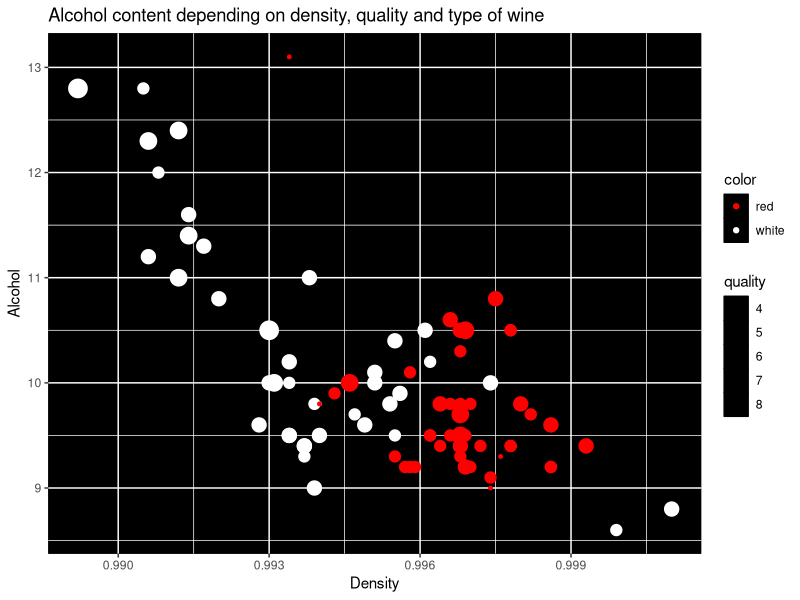
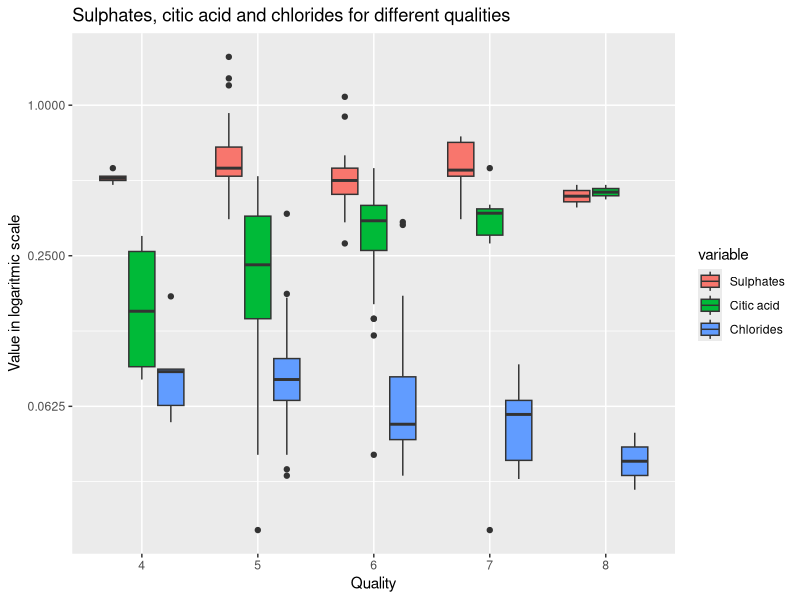
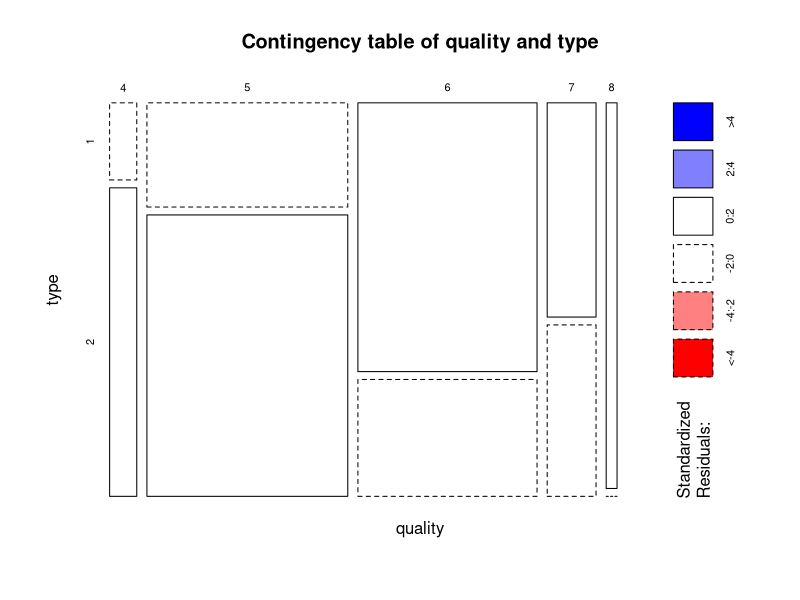
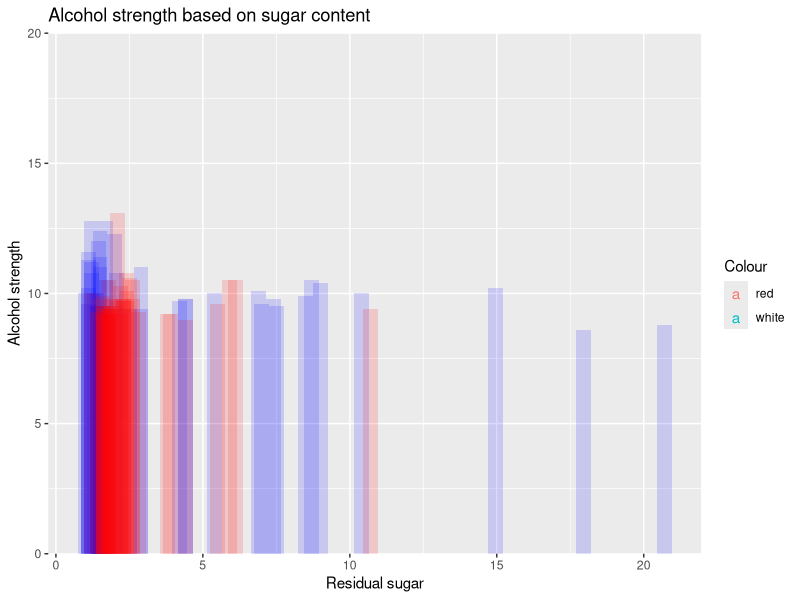

Here is the R script that generated these plots, in order:
library('plyr')
library('ggplot2')
library(reshape2)
library(scales)  

data <- read.csv('wines-PCA.txt', sep = "\t", header = FALSE)
head(data)
names(data) <- c('fixed_acidity',
'volatile_acidity'
,'citic_acid'
,'residual_sugar'
,'chlorides'
,'free sulfur_dioxide'
,'total_sulfur_dioxide'
,'density'
,'pH'
,'sulphates'
,'alcohol'
,'quality'
,'type')

#Removing outlier
data <- data [data$density < 2,]

data$type <- as.factor(data$type)

data <- unique(data)
nrow(data)

data$quality
class(data$type)
plot1 <- ggplot(data=data, aes(x=density, y=alcohol))

mapNumberToColor <- function (x)
{
  if (x == 1)
    return ('white')
  else
    return ('red')
}  

plot1 + geom_point(aes( color = sapply(type, mapNumberToColor), size = quality))+ scale_color_manual(values=c("red", "white")) +
  theme(panel.background = element_rect(fill = 'black', colour = 'black')) +
  
  ggtitle("Alcohol content depending on density, quality and type of wine")+
  xlab("Density")+
  ylab("Alcohol") +
  labs(color = 'color')

#--------------------------------------------

#plot2

df<- (as.data.frame(cbind(data$quality,data$sulphates, data$citic_acid, data$chlorides)))
names(df) <- c('Quality', 'Sulphates', 'Citic acid', 'Chlorides')
dfmelt<-melt(df, measure.vars = 2:4)  

ggplot(dfmelt, aes(x=factor(round_any(Quality,0.5)), y=value, fill=variable)) +
  geom_boxplot() + scale_y_continuous(trans=log2_trans()) +
ggtitle("Sulphates, citic acid and chlorides for different qualities")+
  xlab("Quality")+
  ylab("Value in logaritmic scale") +
  labs(color = 'color')

  #----------------------------------

#plot3

table0 <- xtabs(~quality+type, data=data)
mosaicplot(table0,shade=TRUE, type="pearson",main="Contingency table of quality and type")
chisq.test(table0)

#-------------------------------------------

#plot4

mapNumberToBarColor <- function (x)
{
  if (x == 1)
    return ('blue')
  else
    return ('red')
}  
ggplot(data, aes(x = residual_sugar, y=alcohol)) +
geom_col (width = 0.5, position = "identity", fill = sapply(data$type, mapNumberToBarColor), alpha = 0.15) +
  scale_fill_manual(values=c("red", "white")) +
  scale_y_continuous(expand = c(0,0), limits = c(0,20)) +
  ggtitle("Alcohol strength based on sugar content")+
xlab("Residual sugar")+
  ylab("Alcohol strength") +
  geom_text(aes(label = "", colour = sapply(data$type, mapNumberToColor))) + 
  labs(color = 'Colour')
  
